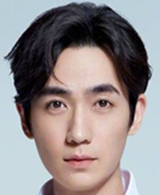
#> input picture 4_Morphing/data/zhuzhu_c.png, 160 x 195 px, found by its file name
$ python morphing.py   (Python 2 division)
#> lines starting #> are read from the running program, lines starting #| are printed output that depends on the picture
### 4_Morphing/facepp.py
# -*- coding: utf-8 -*-

"""a simple facepp sdk
example:
api = API(key, secret)
api.detect(img = File('/tmp/test.jpg'))"""

__all__ = ['File', 'APIError', 'API']


DEBUG_LEVEL = 1

import sys
import socket
import urllib2
from urllib2 import urlopen, Request

import json
import os.path
import itertools
import mimetools

import mimetypes
import time
import tempfile
from collections import Iterable


class File(object):

    """an object representing a local file"""
    path = None
    content = None

    def __init__(self, path):
        self.path = path
        self._get_content()

    def _get_content(self):
        """read image content"""

        if os.path.getsize(self.path) > 2 * 1024 * 1024:
            raise APIError(-1, None, 'image file size too large')
        else:
            with open(self.path, 'rb') as f:
                self.content = f.read()

    def get_filename(self):
        return os.path.basename(self.path)


class APIError(Exception):
    code = None
    """HTTP status code"""

    url = None
    """request URL"""

    body = None
    """server response body; or detailed error information"""

    # [4 lines left out: function __init__, not called in this run]

    def __str__(self):
        return 'code={s.code}\nurl={s.url}\n{s.body}'.format(s=self)

    __repr__ = __str__


class API(object):
    key = None
    secret = None
    server = 'https://api-cn.faceplusplus.com/facepp/v3/'

    decode_result = True
    timeout = None
    max_retries = None
    retry_delay = None

    def __init__(self, key, secret, srv=None,
                 decode_result=True, timeout=30, max_retries=10,
                 retry_delay=5):
        """:param srv: The API server address
        :param decode_result: whether to json_decode the result
        :param timeout: HTTP request timeout in seconds
        :param max_retries: maximal number of retries after catching URL error
            or socket error
        :param retry_delay: time to sleep before retrying"""
        self.key = key
        self.secret = secret
        if srv:
            self.server = srv
        self.decode_result = decode_result
        assert timeout >= 0 or timeout is None
        assert max_retries >= 0
        self.timeout = timeout
        self.max_retries = max_retries
        self.retry_delay = retry_delay

        _setup_apiobj(self, self, [])

    # [4 lines left out: function update_request, not called in this run]


def _setup_apiobj(self, api, path):
    if self is not api:
        self._api = api
        self._urlbase = api.server + '/'.join(path)

    lvl = len(path)
    done = set()
    for i in _APIS:
        if len(i) <= lvl:
            continue
        cur = i[lvl]
        if i[:lvl] == path and cur not in done:
            done.add(cur)
            setattr(self, cur, _APIProxy(api, i[:lvl + 1]))


class _APIProxy(object):
    _api = None
    """underlying :class:`API` object"""

    _urlbase = None

    def __init__(self, api, path):
        _setup_apiobj(self, api, path)

    def __call__(self, *args, **kargs):
        if len(args):
            raise TypeError('Only keyword arguments are allowed')
        form = _MultiPartForm()
        for (k, v) in kargs.iteritems():
            if isinstance(v, File):
                form.add_file(k, v.get_filename(), v.content)

        url = self._urlbase
        for k, v in self._mkarg(kargs).iteritems():
            form.add_field(k, v)

        request = urllib2.Request(url)
        body = str(form)
        request.add_header('Content-type', form.get_content_type())
        request.add_header('Content-length', str(len(body)))
        request.add_data(body)

        self._api.update_request(request)

        retry = self._api.max_retries
        while True:
            retry -= 1
            try:
                ret = urllib2.urlopen(request, timeout=self._api.timeout).read()
                break
            except urllib2.HTTPError as e:
                raise APIError(e.code, url, e.read())
            except (socket.error, urllib2.URLError) as e:
                if retry < 0:
                    raise e
                _print_debug('caught error: {}; retrying'.format(e))
                time.sleep(self._api.retry_delay)

        if self._api.decode_result:
            try:
                ret = json.loads(ret)
            except:
                raise APIError(-1, url, 'json decode error, value={0!r}'.format(ret))
        return ret

    # [20 lines left out: function _mkarg, not called in this run]


# ref: http://www.doughellmann.com/PyMOTW/urllib2/
class _MultiPartForm(object):

    """Accumulate the data to be used when posting a form."""

    def __init__(self):
        self.form_fields = []
        self.files = []
        self.boundary = mimetools.choose_boundary()
        return

    def get_content_type(self):
        return 'multipart/form-data; boundary=%s' % self.boundary

    # [46 lines left out: functions add_field, add_file, __str__, not called in this run]


def _print_debug(msg):
    if DEBUG_LEVEL:
        sys.stderr.write(str(msg) + '\n')

_APIS = [
    '/detect',
    '/compare',
    '/search',
    '/faceset/create',
    '/faceset/addface',
    '/faceset/removeface',
    '/faceset/update',
    '/faceset/getdetail',
    '/faceset/delete',
    '/faceset/getfacesets',
    '/face/analyze',
    '/face/getdetail',
    '/face/setuserid'
]

_APIS = [i.split('/')[1:] for i in _APIS]

### 4_Morphing/morphing.py

# coding: utf-8

# In[3]:

import numpy as np
import cv2
from PIL import Image
import sys
import matplotlib.pyplot as plt


# [119 lines left out: functions readPoints, load_data, affineTransform, DelaunaryTriangles, morphing, add_margin_Points and 1 more, not called in this run]

#Invoke face++ api to detect the feature points
def facedetect(path):
    API_KEY = "RuF7pDgXRAl0EfZjZrWIYElt_QoO-XhN"
    API_SECRET = "lpUhYiPv8dSdFgMyjkaBKvO2X1nbKzv1"
    from facepp import API, File
    api = API(API_KEY, API_SECRET)
    result = api.detect(image_file=File(path),return_landmark=1)
    #we only detect face feature points
    landmarks = result['faces'][0]['landmark']
    feature_dict = {}
    for k,v in landmarks.iteritems():
        feature_dict[k] = np.array([v['x'],v['y']])
    return feature_dict

#The function is invoked by the run.py
# [41 lines left out: function morphingAction, not called in this run]


# In[4]:

#Example 1:Morphed the images directly

Imgi = np.array(Image.open('C:/Users/acer/Desktop/img/zhuzhu_c.png'))
#> Imgi is the input picture: shape (195, 160, 4); mean R, G, B, A 147, 139.1, 139.6, 255
Imgj = np.array(Image.open('C:/Users/acer/Desktop/img/baibai_c.png'))
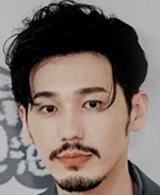
#> input picture 4_Morphing/data/baibai_c.png, 160 x 195 px, found by its file name
#> Imgj is the input picture: shape (195, 160, 4); mean R, G, B, A 123.1, 110.4, 103.8, 255
Imgm=Imgi
for i in range(Imgi.shape[0]):
    for j in range(Imgj.shape[1]):
        for m in range(4):
            Imgm[i,j][m]=0.5*Imgi[i,j][m]+0.5*Imgj[i,j][m]
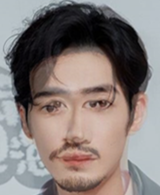
#> Imgm: shape (195, 160, 4); mean R, G, B, A 134.8, 124.5, 121.5, 255

plt.subplot(131)
plt.imshow(Imgi)
plt.title('Image I')
plt.axis('off')
plt.subplot(132)
plt.imshow(Imgm)
plt.title('Image M')
plt.axis('off')
plt.subplot(133)
plt.imshow(Imgj)
plt.title('Image J')
plt.axis('off')
plt.show()
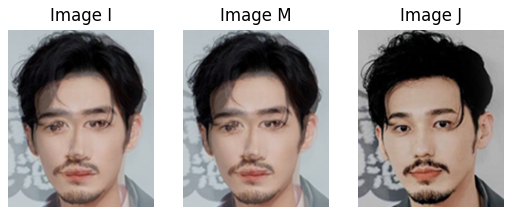
#> figure drawn by matplotlib, 3 panels


# In[5]:

#Example 2:Add feature points

facePointi=facedetect('C:/Users/acer/Desktop/img/zhuzhu_c.png')
#> (the run stopped early here; a loop or call above may not have finished)
